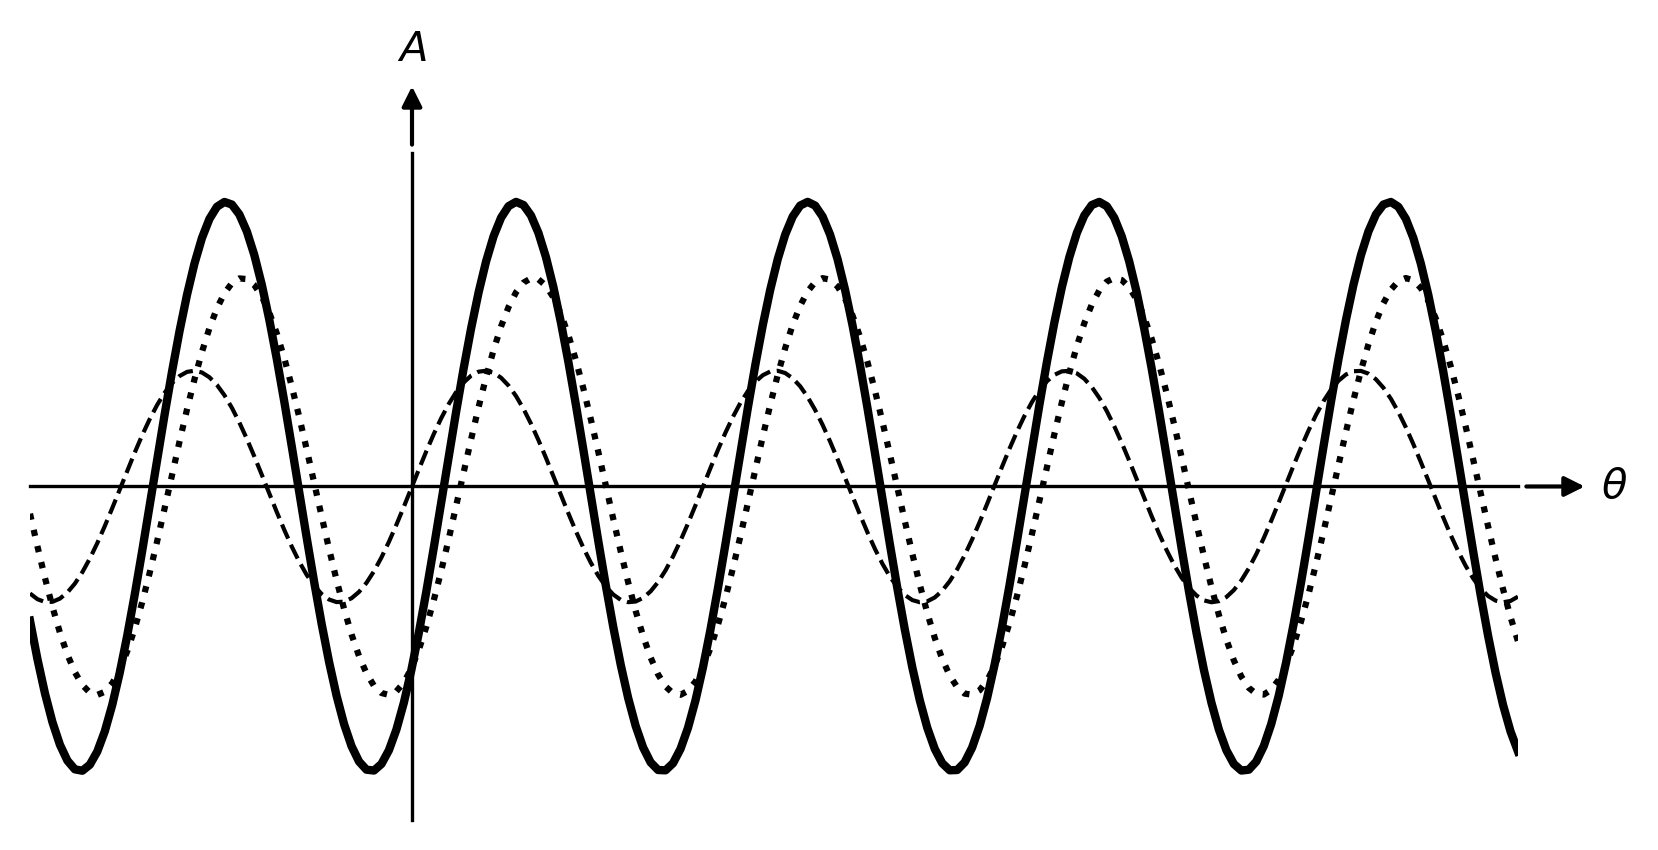

Python code for this plot:
import numpy as np
import matplotlib
import matplotlib.pyplot as plt

# matplotlib.rc('text', usetex=True)
# matplotlib.rcParams['text.latex.preamble']=[r"\usepackage{amsmath}"]

fig = plt.figure()
ax = plt.gca()

#-- Set axis spines at 0
for spine in ['left', 'bottom']:
    ax.spines[spine].set_position('zero')

#-- Hide the other spines...
for spine in ['right', 'top']:
    ax.spines[spine].set_color('none')

#-- Decorate the spines
arrow_length = 20 # In points

#-- X-axis arrow
ax.annotate(r'$\theta$', xy=(1, 0), xycoords=('axes fraction', 'data'), 
            xytext=(arrow_length, 0), textcoords='offset points',
            ha='left', va='center',
            arrowprops=dict(arrowstyle='<|-', fc='black'))

#-- Y-axis arrow
ax.annotate('$A$', xy=(0, 1), xycoords=('data', 'axes fraction'), 
            xytext=(0, arrow_length), textcoords='offset points',
            ha='center', va='bottom',
            arrowprops=dict(arrowstyle='<|-', fc='black'))

#-- Plot
ax.axis([-5.25*np.pi/2, 7.6*np.pi, -7.2, +7.2])
ax.grid(False)
ax.set_aspect(1)


# Turn off ticks
ax.set_yticks([])
ax.set_xticks([])

# Turn off tick labels
ax.set_yticklabels([])
ax.set_xticklabels([])

#-- Function

Theta = np.linspace(-5.25*np.pi/2, 7.6*np.pi, 200)
Amplitude = 2.5*np.sin(Theta)
ax.plot(Theta, Amplitude, 'k--', linewidth=1)

Theta2 = np.linspace(-5.25*np.pi/2, 7.6*np.pi, 200)
Amplitude2 = 4.5*np.sin(Theta2-np.pi/3)
ax.plot(Theta2, Amplitude2, 'k:', markersize=1)

ax.plot(Theta2, Amplitude+Amplitude2, 'k-', linewidth=2)

#ax.plot(Theta2, np.zeros(40), 'ko', markersize=2)

plt.savefig("plot.png", dpi=300, bbox_inches='tight')

plt.show()
